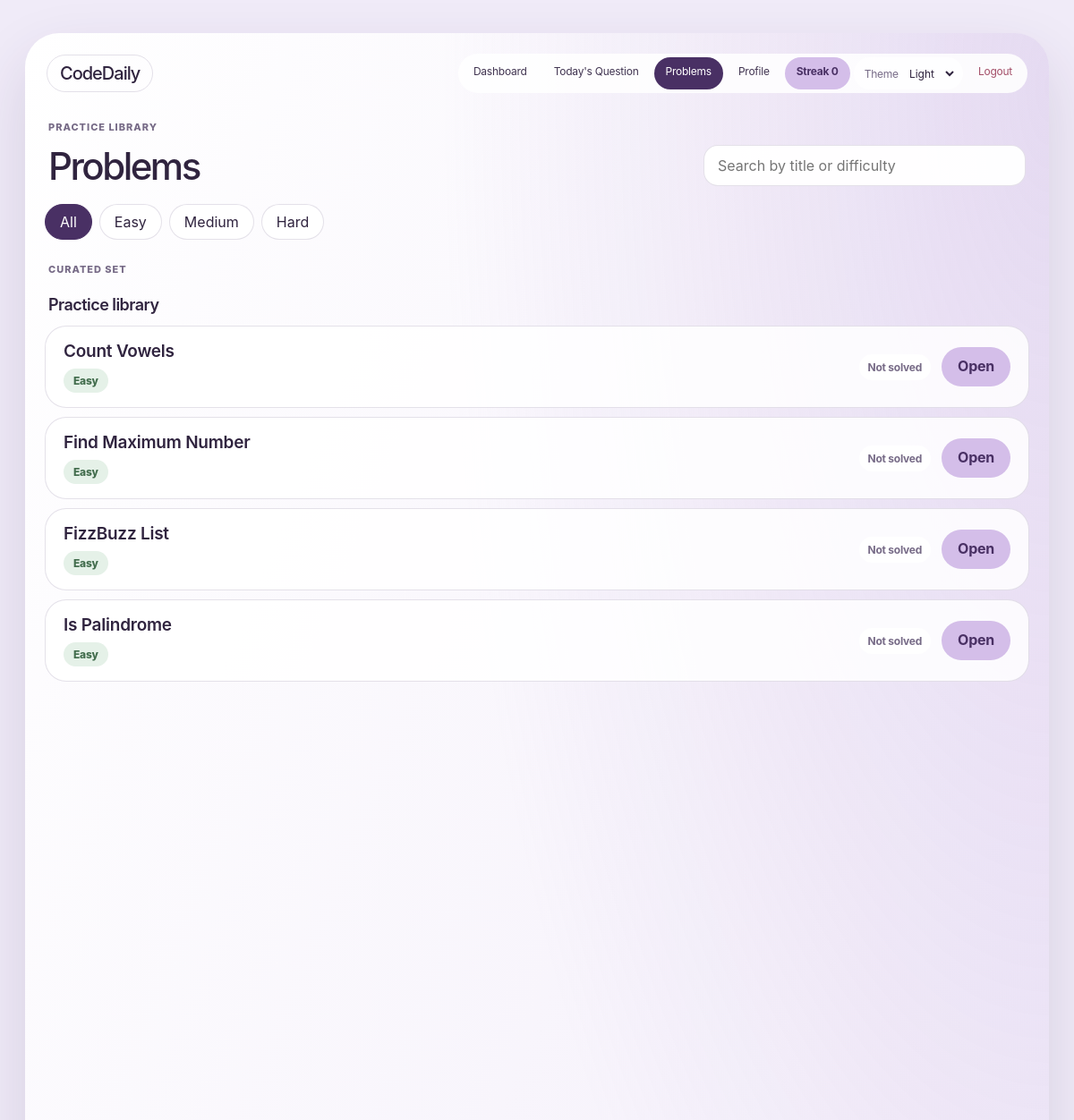
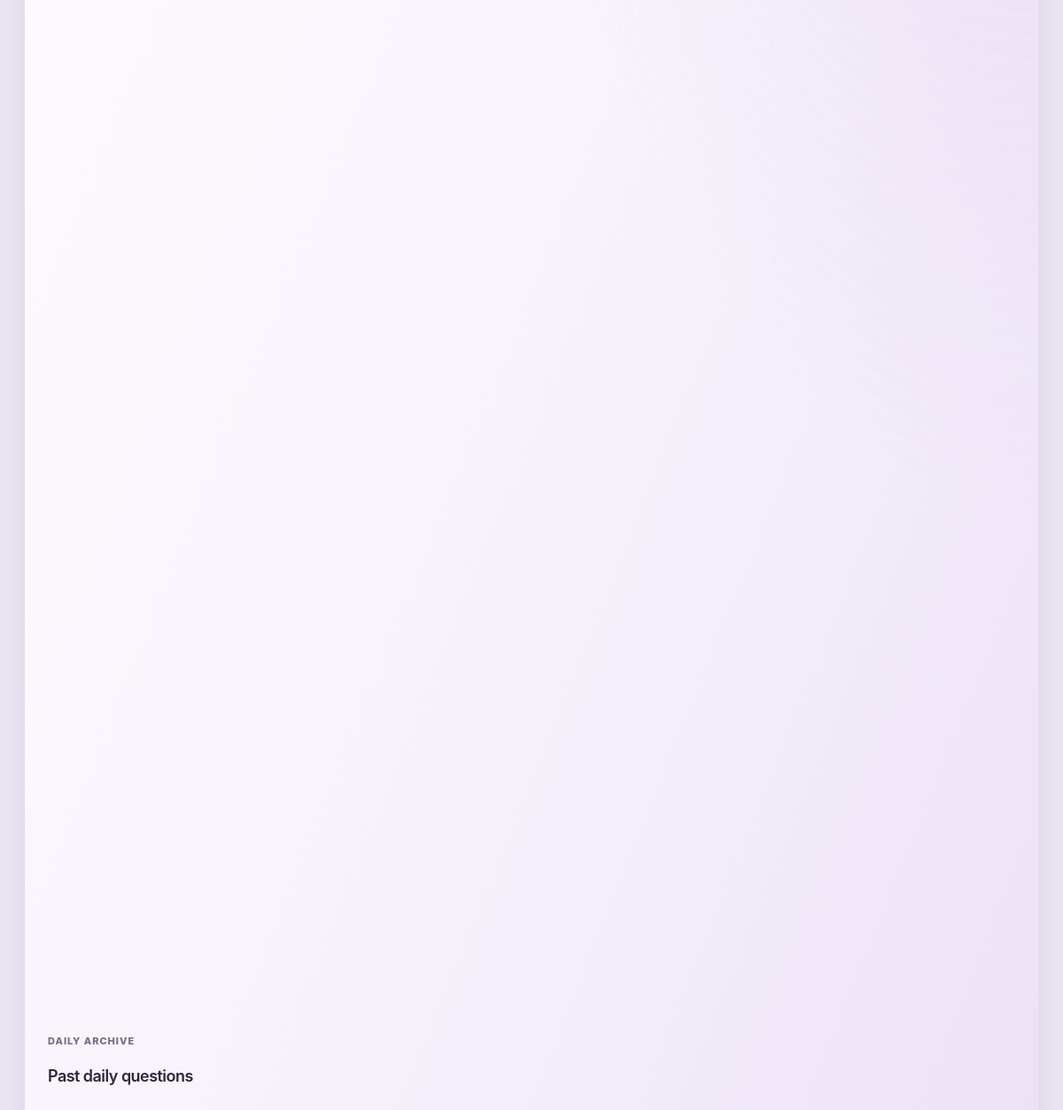
The app's page /problems (signed in) with its own data (2 pictures, top to bottom).
### tables this page shows
CREATE TABLE questions (
                id INTEGER PRIMARY KEY AUTOINCREMENT,
                title TEXT NOT NULL,
                difficulty TEXT NOT NULL,
                description TEXT NOT NULL,
                example_input TEXT NOT NULL,
                example_output TEXT NOT NULL,
                constraints_json TEXT NOT NULL DEFAULT '[]',
                function_signature TEXT,
                hidden_input TEXT,
                hidden_output TEXT,
                source TEXT NOT NULL DEFAULT 'seed',
                created_at TEXT NOT NULL DEFAULT CURRENT_TIMESTAMP
            );

### app.py (the view)
@app.route("/problems")
@login_required
def problems():
    library = get_all_questions()
    archive = get_daily_question_archive()
    stats = user_stats(session["user_id"])
    solved_ids = set()
    with get_db() as conn:
        rows = conn.execute(
            "SELECT DISTINCT question_id FROM submissions WHERE user_id = ? AND verdict = 'Accepted'",
            (session["user_id"],),
        ).fetchall()
        solved_ids = {row["question_id"] for row in rows}
    return render_template(
        "problems.html",
        library=library,
        questions=archive,
        solved_ids=solved_ids,
        stats=stats,
    )

### app.py (called while the page is built)
def login_required(view):
    @wraps(view)
    def wrapped(*args, **kwargs):
        if "user_id" not in session:
            return redirect(url_for("login"))
        return view(*args, **kwargs)
    return wrapped

@app.context_processor
def inject_user():
    if not session.get("user_id"):
        return {"current_user": None, "current_stats": None}
    user = get_user(session["user_id"])
    return {"current_user": user, "current_stats": user_stats(session["user_id"])}

### database.py (called while the page is built)
def get_db():
    conn = sqlite3.connect(DATABASE)
    conn.row_factory = sqlite3.Row
    return conn

def row_to_question(row):
    if row is None:
        return None
    item = dict(row)
    item["constraints"] = json.loads(item.pop("constraints_json") or "[]")
    return item

def get_user(user_id):
    with get_db() as conn:
        return conn.execute("SELECT * FROM users WHERE id = ?", (user_id,)).fetchone()

def get_all_questions():
    with get_db() as conn:
        rows = conn.execute("SELECT * FROM questions ORDER BY difficulty, title").fetchall()
    return [row_to_question(row) for row in rows]

def get_daily_question_archive():
    with get_db() as conn:
        rows = conn.execute(
            """
            SELECT q.*, d.question_date
            FROM daily_questions d
            JOIN questions q ON q.id = d.question_id
            ORDER BY d.question_date DESC
            """
        ).fetchall()
    return [row_to_question(row) for row in rows]

### templates/problems.html (shortened to what this page needs)
{% extends "base.html" %}
{% block content %}
<section class="page-header">
    <div>
        <p class="eyebrow">Practice library</p>
        <h1>Problems</h1>
    </div>
    <input id="problem-search" class="search-input" type="search" placeholder="Search by title or difficulty">
</section>
<div class="filter-tabs" role="tablist">
    <button class="active" type="button" data-filter="all">All</button>
    <button type="button" data-filter="easy">Easy</button>
    <button type="button" data-filter="medium">Medium</button>
    <button type="button" data-filter="hard">Hard</button>
</div>
<section class="section-block">
    <div class="section-title">
        <p class="eyebrow">Curated set</p>
        <h2>Practice library</h2>
    </div>
    <div class="problem-list">
        {% for question in library %}
        <article class="problem-row" data-search="{{ (question.title ~ ' ' ~ question.difficulty)|lower }}" data-difficulty="{{ question.difficulty|lower }}">
            <div>
                <h2>{{ question.title }}</h2>
                <span class="difficulty {{ question.difficulty|lower }}">{{ question.difficulty }}</span>
            </div>
            <div class="problem-row-actions">
                <span class="status-pill {{ 'solved' if question.id in solved_ids else '' }}">
                    {{ "Solved" if question.id in solved_ids else "Not solved" }}
                </span>
                <a class="open-btn" href="{{ url_for('practice_question', question_id=question.id) }}">Open</a>
            </div>
        </article>
        {% endfor %}
    </div>
</section>
<section class="section-block">
    <div class="section-title">
        <p class="eyebrow">Daily archive</p>
        <h2>Past daily questions</h2>
    </div>
    <div class="problem-list">
    </div>
</section>
{% endblock %}

### templates/base.html (shortened to what this page needs)
<!DOCTYPE html>
<html lang="en">
<head>
    <link rel="stylesheet" href="{{ url_for('static', filename='css/styles.css') }}">
</head>
<body class="{% block body_class %}{% endblock %}">
    {% if current_user %}
    <div class="app-frame">
        <nav class="navbar" aria-label="Main navigation">
            <a class="brand" href="{{ url_for('dashboard') }}">CodeDaily</a>
            <div class="nav-links">
                <a href="{{ url_for('dashboard') }}" {% if request.endpoint == 'dashboard' %}aria-current="page"{% endif %}>Dashboard</a>
                <a href="{{ url_for('daily_question') }}" {% if request.endpoint in ['daily_question', 'practice_question'] %}aria-current="page"{% endif %}>Today's Question</a>
                <a href="{{ url_for('problems') }}" {% if request.endpoint == 'problems' %}aria-current="page"{% endif %}>Problems</a>
                <a href="{{ url_for('profile') }}" {% if request.endpoint == 'profile' %}aria-current="page"{% endif %}>Profile</a>
                <span class="nav-streak" title="Current daily streak">
                    <span>Streak</span> <strong class="js-streak-count">{{ current_stats.current_streak if current_stats else 0 }}</strong>
                </span>
                <label class="theme-picker">
                    <span>Theme</span>
                    <select id="theme-select" aria-label="Theme">
                        <option value="light">Light</option>
                    </select>
                </label>
                <a class="logout-link" href="{{ url_for('logout') }}">Logout</a>
            </div>
        </nav>
    {% endif %}
    <main class="page-shell{% if not current_user %} auth-shell{% endif %}">
        {% block content %}{% endblock %}
    </main>
    {% if current_user %}</div>{% endif %}
</body>
</html>

### records on screen
questions: title "Count Vowels", difficulty "Easy", id "Not solved"
questions: title "Find Maximum Number", difficulty "Easy", id "Not solved"
questions: title "FizzBuzz List", difficulty "Easy", id "Not solved"
questions: title "Is Palindrome", difficulty "Easy", id "Not solved"

### other values on screen
{{ current_stats.current_streak if current_stats else 0 }} "0"
